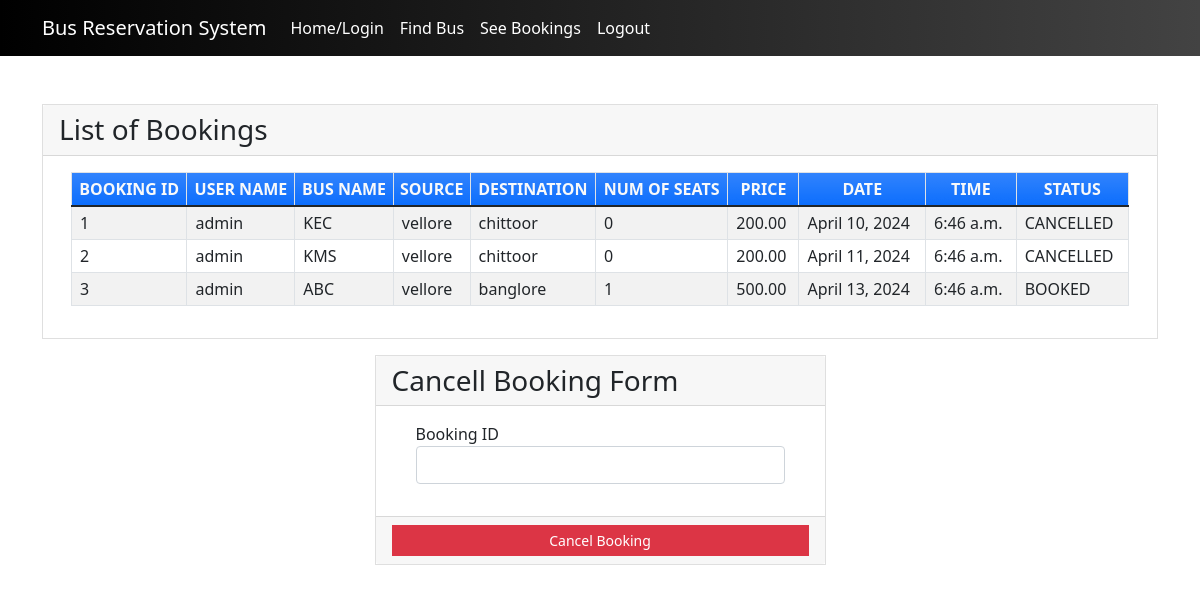
/seebookings (signed in), run on the app's committed database.
### myapp/models.py (models this page shows, shortened)
class Book(models.Model):
    BOOKED = 'B'
    CANCELLED = 'C'
    TICKET_STATUSES = ((BOOKED, 'Booked'),
                       (CANCELLED, 'Cancelled'),)
    email = models.EmailField()
    name = models.CharField(max_length=30)
    userid =models.DecimalField(decimal_places=0, max_digits=2)
    busid=models.DecimalField(decimal_places=0, max_digits=2)
    bus_name = models.CharField(max_length=30)
    source = models.CharField(max_length=30)
    dest = models.CharField(max_length=30)
    nos = models.DecimalField(decimal_places=0, max_digits=2)
    price = models.DecimalField(decimal_places=2, max_digits=6)
    date = models.DateField()
    time = models.TimeField()
    status = models.CharField(choices=TICKET_STATUSES, default=BOOKED, max_length=2)
    class Meta:
        verbose_name_plural = "List of Books"

### myapp/views.py (the view)
# urls.py: path('seebookings', views.seebookings, name="seebookings"),
@login_required(login_url='signin')
def seebookings(request,new={}):
    context = {}
    id_r = request.user.id
    book_list = Book.objects.filter(userid=id_r)
    if book_list:
        return render(request, 'myapp/booklist.html', locals())
    else:
        context["error"] = "Sorry no buses booked"
        return render(request, 'myapp/findbus.html', context)

### myapp/templates/myapp/booklist.html (shortened to what this page needs)
{% extends 'myapp/base.html' %} {% block content %}
<div class="container my-5">
    <div class="card rounded-0">
        <div class="card-header">
            <div class="card-title h3 mb-0">List of Bookings</div>
        </div>
        <div class="card-body">
            <div class="container-fluid">
                <table class="table table-bordered table-striped">
                    <thead>
                        <tr class="bg-gradient bg-primary text-light">
                            <th class="p-1 text-center">BOOKING ID</th>
                            <th class="p-1 text-center">USER NAME</th>
                            <th class="p-1 text-center">BUS NAME</th>
                            <th class="p-1 text-center">SOURCE</th>
                            <th class="p-1 text-center">DESTINATION</th>
                            <th class="p-1 text-center">NUM OF SEATS</th>
                            <th class="p-1 text-center">PRICE</th>
                            <th class="p-1 text-center">DATE</th>
                            <th class="p-1 text-center">TIME</th>
                            <th class="p-1 text-center">STATUS</th>
                        </tr>
                    </thead>
                    {% for row in book_list %}
                    <tr>
                        <td class="px-2 py-1 align-middle">{{row.id}}</td>
                        <td class="px-2 py-1 align-middle">{{row.name}}</td>
                        <td class="px-2 py-1 align-middle">{{row.bus_name}}</td>
                        <td class="px-2 py-1 align-middle">{{row.source}}</td>
                        <td class="px-2 py-1 align-middle">{{row.dest}}</td>
                        <td class="px-2 py-1 align-middle">{{row.nos}}</td>
                        <td class="px-2 py-1 align-middle">{{row.price}}</td>
                        <td class="px-2 py-1 align-middle">{{row.date}}</td>
                        <td class="px-2 py-1 align-middle">{{row.time}}</td>
                        <td class="px-2 py-1 align-middle">{{row.status}}</td>
                    </tr>
                    {% endfor %}
                </table>
            </div>
        </div>
    </div>
    <div class="row mt-3 justify-content-center">
        <div class="col-lg-5 col-md-7 col-sm-10 col-xs-12">
            <div class="card rounded-0">
                <div class="card-header">
                    <div class="card-title h3 mb-0">Cancell Booking Form</div>
                </div>
                <div class="card-body">
                    <div class="container-fluid">
                        <form action="{% url 'cancellings' %}" method="post" id="cancel-form">
                            <div class="mb-3">
                                <label for="bus_id" class="control-label">Booking ID</label>
                                <input name='bus_id' class="form-control" type="number" id="bus_id">
                            </div>
                        </form>
                    </div>
                </div>
                <div class="card-footer text-center">
                    <button class="btn btn-sm rounded-0 btn-danger w-100" form="cancel-form">Cancel Booking</button>
                </div>
            </div>
        </div>
    </div>
</div>
{% endblock %}

### myapp/templates/myapp/base.html (shortened to what this page needs)
<!doctype html>
<html lang="en">
<head>
    <link rel="stylesheet" href="https://cdn.jsdelivr.net/npm/bootstrap@5.1.3/dist/css/bootstrap.min.css">
</head>
<body>
<nav class="navbar navbar-expand-lg navbar-light">
    <div class="container">
        <a class="navbar-brand" href="#">Bus Reservation System</a>
        <div class="collapse navbar-collapse" id="navbarNavAltMarkup">
            <div class="navbar-nav">
                <a class="nav-item nav-link active" href="{% url 'home' %}">Home/Login</a>
                <a class="nav-item nav-link" href="{% url 'findbus' %}">Find Bus</a>
                <a class="nav-item nav-link" href="{% url 'seebookings' %}">See Bookings</a>
                {% if request.user.is_active %}
                <a class="nav-item nav-link " href="{% url 'signout' %}">Logout</a>
                {% else %}
                <a class="nav-item nav-link " href="{% url 'signup' %}">Registration</a>
                {% endif %}
            </div>
        </div>
    </div>
</nav>
{% block content %}
{% endblock %}
</body>
</html>

### myapp/templates/myapp/base.html (style rules this page uses)
body { background-image: url(https://i.pinimg.com/originals/22/6d/32/226d3255a2e29a1862068d5046c1a0c3.jpg); background-repeat: no-repeat; background-size: cover; }
.navbar { background: linear-gradient(to right, #000000, #434343); }
.navbar-brand { color: white !important; }
.nav-link { color: white !important; }

### data on the page
Book: id "1", name "admin", bus_name "KEC", source "vellore", dest "chittoor", nos "0", price "200.00", date "April 10, 2024", time "6:46 a.m.", status "CANCELLED"
Book: id "2", name "admin", bus_name "KMS", source "vellore", dest "chittoor", nos "0", price "200.00", date "April 11, 2024", time "6:46 a.m.", status "CANCELLED"
Book: id "3", name "admin", bus_name "ABC", source "vellore", dest "banglore", nos "1", price "500.00", date "April 13, 2024", time "6:46 a.m.", status "BOOKED"
